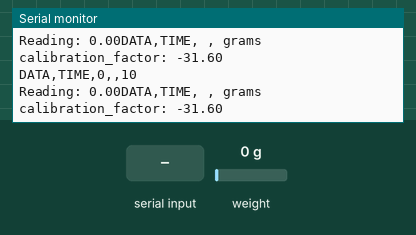
Bench run of a sketch on a simulated Arduino Uno, built with avr-gcc and run on an emulated ATmega328P. Parts: the last lines printed to the serial monitor. The inputs (shaded band) are chosen by the test bench; at power-on: weight on the scale 0 g.

Above: at 3.3 s.
3.4 s: weight on the scale set to 1250 g
At 3.47 s:
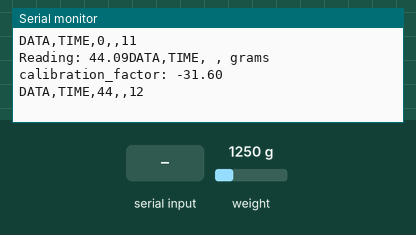
6.4 s: weight on the scale set to 3750 g
At 6.46 s:
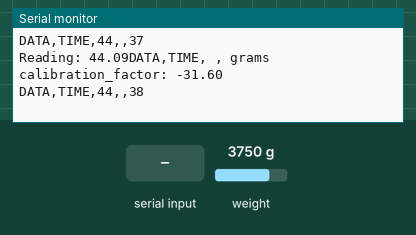
9.4 s: weight on the scale set to 100 g
At 9.5 s:
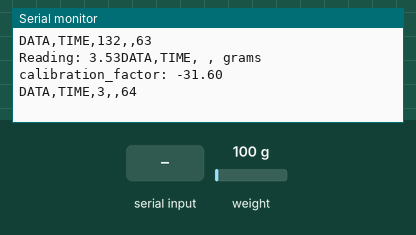
12.4 s: weight on the scale set to 2500 g
At 12.43 s:
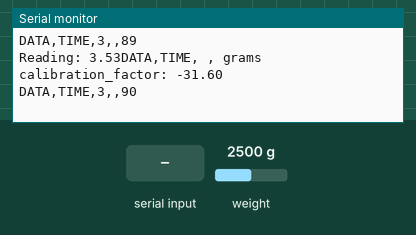
15.4 s: "+" received over Serial
18.4 s: weight on the scale set to 4900 g
At 18.45 s:
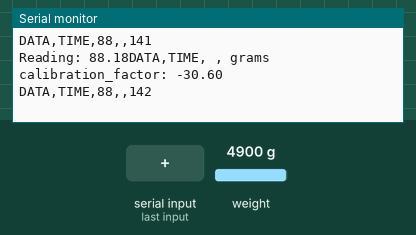
Timing chart, 0 to 21.4 s (numbered marks = the images above; inputs shaded):
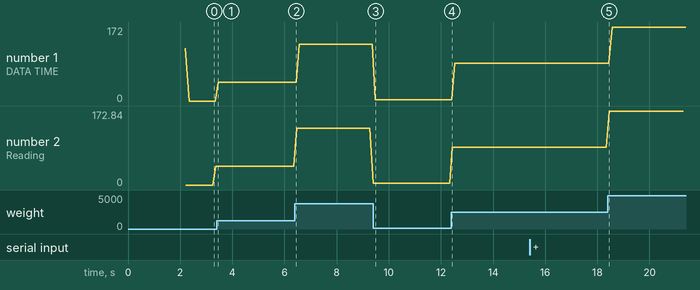

The sketch:

Calibration_HX711.ino
```cpp
#include <HX711.h>

const int LOADCELL_DOUT_PIN = A1;
const int LOADCELL_SCK_PIN = A2;


/*
 Setup your scale and start the sketch WITHOUT a weight on the scale
 Once readings are displayed place the weight on the scale
 Press +/- or a/z to adjust the calibration_factor until the output readings match the known weight
 Arduino pin 6 -> HX711 CLK
 Arduino pin 5 -> HX711 DOUT
 Arduino pin 5V -> HX711 VCC
 Arduino pin GND -> HX711 GND
*/


HX711 scale;   // DT, CLK

float calibration_factor = -31.6; // this calibration factor is adjusted according to my load cell
float units;
float ounces;

int row_excel = 0; // количество строк
int test = 123; // тестовая переменная, которая будет передана excel
int test_2 = 456; // вторая тестовая переменная, которая будет передана excel

void setup() {

  scale.begin(LOADCELL_DOUT_PIN, LOADCELL_SCK_PIN);
  Serial.begin(9600);
  Serial.println("CLEARDATA"); // очистка листа excel
  Serial.println("LABEL,Time,Test 1, Test 2, Num Rows"); // заголовки столбцов
  Serial.println("HX711 calibration sketch");
  Serial.println("Remove all weight from scale");
  Serial.println("After readings begin, place known weight on scale");
  Serial.println("Press + or a to increase calibration factor");
  Serial.println("Press - or z to decrease calibration factor");

  scale.set_scale();
  scale.tare();  //Reset the scale to 0

  long zero_factor = scale.read_average(); //Get a baseline reading
  Serial.print("Zero factor: "); //This can be used to remove the need to tare the scale. Useful in permanent scale projects.
  Serial.println(zero_factor);
}

void loop() {

   row_excel++; // номер строки + 1
  Serial.print("DATA,TIME,"); // запись в excel текущей даты и времени
  Serial.print(test);
  Serial.print(",");
  //Serial.print(test_2);
  Serial.print(",");
  Serial.println(row_excel);

  scale.set_scale(calibration_factor); //Adjust to this calibration factor

  Serial.print("Reading: ");
  units = scale.get_units(), 10;
  if (units < 0)
  {
    units = 0.00;
  }
  ounces = units * 0.035274;

test = ounces;
test_2 = calibration_factor;

  Serial.print(ounces);
  Serial.print("DATA,TIME,");     //для перевода в Exel, 1 колонка со временем остальные из кода 2
    Serial.print(" ,");
  Serial.print(" grams");
  Serial.print(" calibration_factor: ");
  Serial.print(calibration_factor);
  Serial.println();

  if(Serial.available())
  {
    char temp = Serial.read();
    if(temp == '+' || temp == 'a')
      calibration_factor += 1;
    else if(temp == '-' || temp == 'z')
      calibration_factor -= 1;
  }
}
```

Measured:
- after the input at 3.4 s, the serial monitor: prints a new line after 0.06 s (image 1)
- after the input at 9.4 s, the serial monitor: prints a new line after 0.09 s (image 3)
- plotted number 1: 0 → 44 after the input at 3.4 s, 44 → 132 after the input at 6.4 s, 132 → 3 after the input at 9.4 s
- plotted number 2: 44.09 → 3.53 after the input at 6.4 s, 3.53 → 88.18 after the input at 12.4 s, 88.18 → 172.84 after the input at 18.4 s
